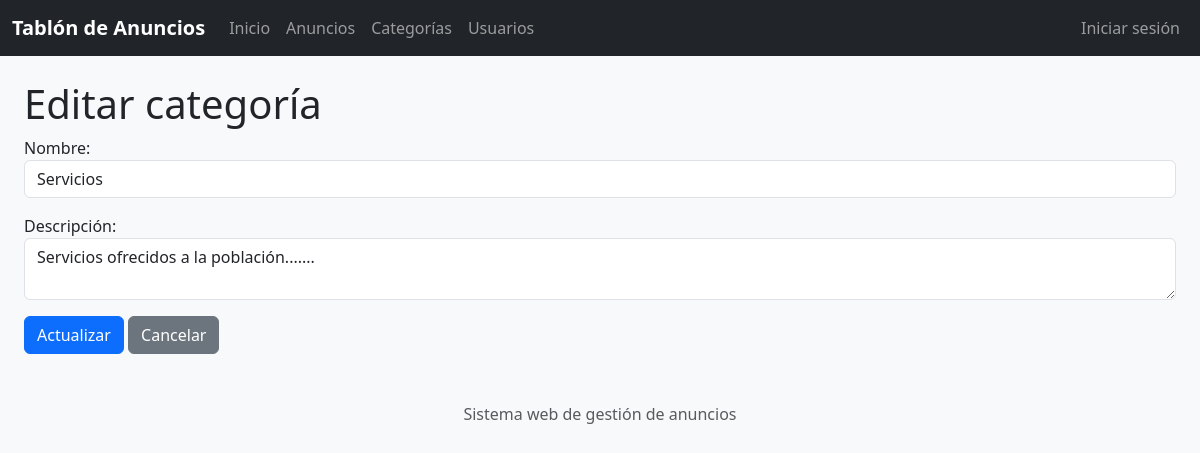
Screenshot of /categorias/edit/2 with the database file from the repository.
### blueprintapp/categorias/models.py (models this page shows, shortened)
class Categoria(db.Model):
    __tablename__ = "categorias"
    id = db.Column(db.Integer,primary_key=True)
    nombre = db.Column(db.String,nullable=False,unique=True)
    descripcion = db.Column(db.String,nullable=False)

### blueprintapp/categorias/routes.py (the view)
@bp_categoria.route("/edit/<int:id>", methods=['GET', 'POST'])
def edit(id):
    categoria = Categoria.query.get_or_404(id)
    if request.method == 'GET':
        return render_template('categorias/edit.html',categoria=categoria)
    elif request.method == 'POST':
        categoria.nombre = request.form.get('nombre')
        categoria.descripcion = request.form.get('descripcion')
        db.session.commit()
        flash('Categoría actualizada correctamente', 'success')
        return redirect(url_for('bp_categoria.index'))

### blueprintapp/categorias/templates/categorias/edit.html
{% extends "base.html" %}
{% block content %}
<h1>Editar categoría</h1>
<form action="{{ url_for('bp_categoria.edit', id=categoria.id) }}" method="POST">
    <div class="mb-3">
        <label>Nombre:</label>
        <input type="text" name="nombre" value="{{ categoria.nombre }}" class="form-control" required>
    </div>
    <div class="mb-3">
        <label>Descripción:</label>
        <textarea name="descripcion" class="form-control" required>{{ categoria.descripcion }}</textarea>
    </div>
    <input type="submit" value="Actualizar" class="btn btn-primary">
    <a href="{{ url_for('bp_categoria.index') }}" class="btn btn-secondary">
        Cancelar
    </a>
</form>
{% endblock %}

### rows the page displays
Categoria: nombre "Servicios", descripcion "Servicios ofrecidos a la población......."
